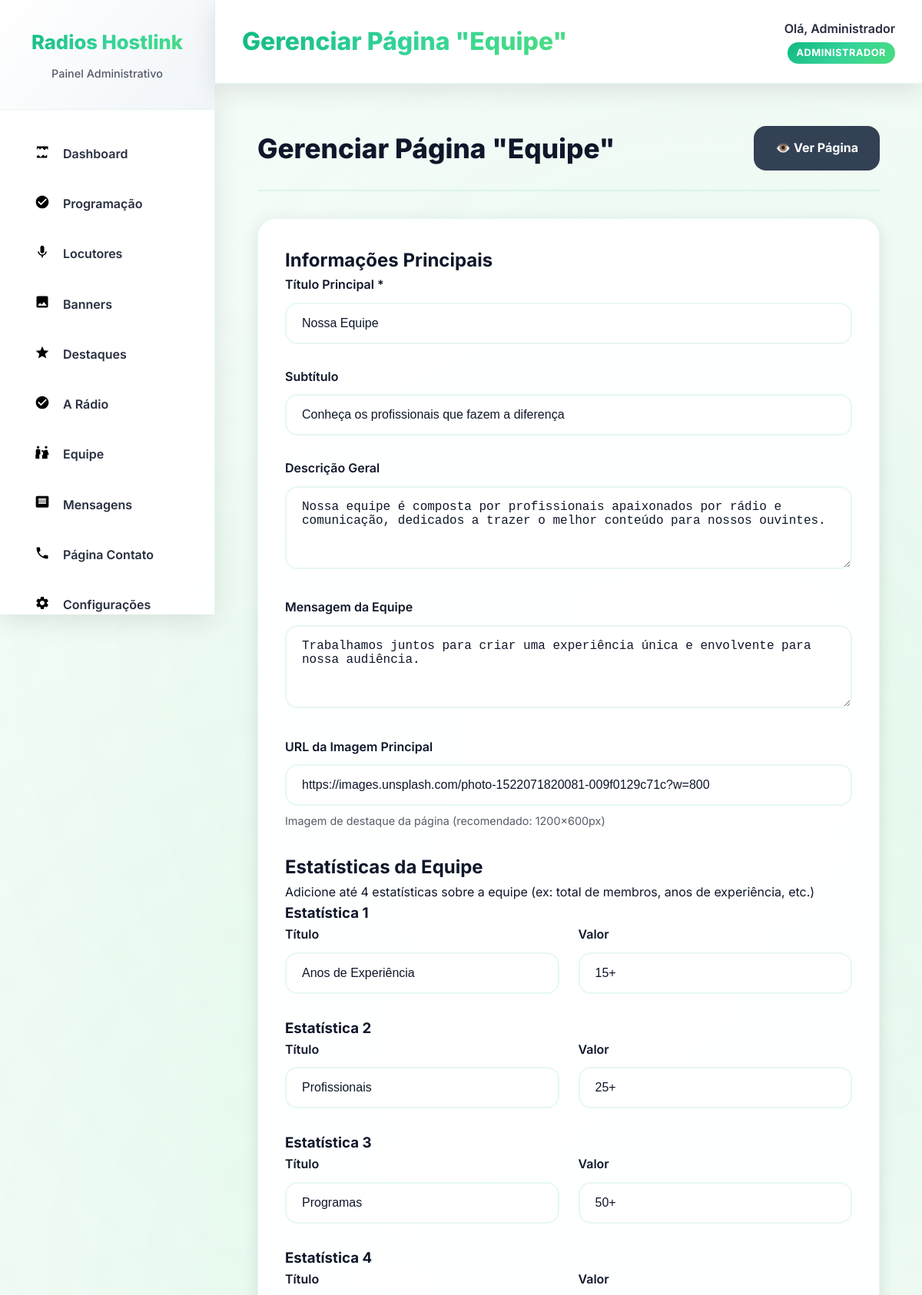
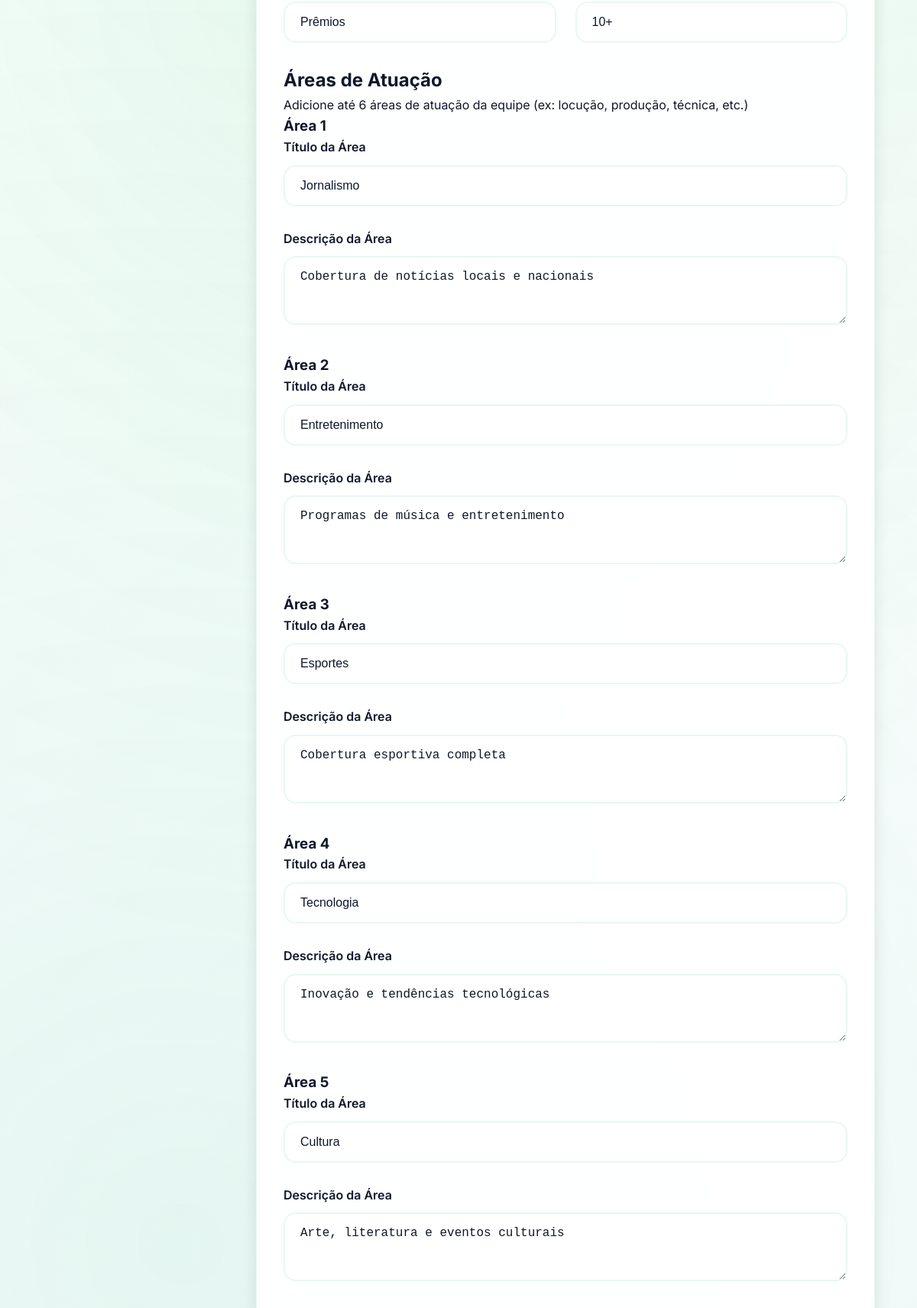
Page /admin/equipe (signed in, upper part) on the committed database (2 pictures, top to bottom).
### app.py (models this page shows)
class Configuracao(db.Model):
    id = db.Column(db.Integer, primary_key=True)
    chave = db.Column(db.String(100), nullable=False)
    valor = db.Column(db.Text)
    criado_em = db.Column(db.DateTime, default=datetime.utcnow)

class Usuario(UserMixin, db.Model):
    id = db.Column(db.Integer, primary_key=True)
    nome = db.Column(db.String(100), nullable=False)
    email = db.Column(db.String(100), unique=True, nullable=False)
    senha = db.Column(db.String(255), nullable=False)
    nivel = db.Column(db.String(20), default='admin')
    criado_em = db.Column(db.DateTime, default=datetime.utcnow)

class PaginaEquipe(db.Model):
    id = db.Column(db.Integer, primary_key=True)
    titulo = db.Column(db.String(200), nullable=False)
    subtitulo = db.Column(db.String(300))
    descricao = db.Column(db.Text)
    mensagem_equipe = db.Column(db.Text)
    imagem_principal = db.Column(db.String(255))
    estatisticas_equipe = db.Column(db.Text)  # JSON com estatísticas da equipe
    areas_atuacao = db.Column(db.Text)  # JSON com áreas de atuação
    convite_equipe = db.Column(db.Text)
    criado_em = db.Column(db.DateTime, default=datetime.utcnow)
    atualizado_em = db.Column(db.DateTime, default=datetime.utcnow, onupdate=datetime.utcnow)

### app.py (the view, shortened to what this page needs)
@app.route('/admin/equipe', methods=['GET', 'POST'])
@login_required
def admin_equipe():
    config = get_site_config()
    pagina_equipe = PaginaEquipe.query.first()
    return render_template('admin/equipe.html', config=config, pagina_equipe=pagina_equipe)

### app.py (called while the page is built)
@app.template_filter('from_json')
def from_json_filter(value):
    if value:
        try:
            return json.loads(value)
        except:
            return {}
    return {}

@login_manager.user_loader
def load_user(user_id):
    return Usuario.query.get(int(user_id))

### templates/admin/equipe.html (shortened to what this page needs)
{% extends "admin/base.html" %}
{% block page_title %}Gerenciar Página "Equipe"{% endblock %}
{% block content %}
<div class="form-container">
    <div class="form-header">
        <h1>Gerenciar Página "Equipe"</h1>
        <a href="{{ url_for('public.equipe') }}" target="_blank" class="btn btn-secondary">
            👁️ Ver Página
        </a>
    </div>
    <form method="POST" class="admin-form">
        <div class="config-section">
            <h2>Informações Principais</h2>
            <div class="form-group">
                <label for="titulo">Título Principal *</label>
                <input type="text" id="titulo" name="titulo" value="{{ pagina_equipe.titulo if pagina_equipe else '' }}" required>
            </div>
            <div class="form-group">
                <label for="subtitulo">Subtítulo</label>
                <input type="text" id="subtitulo" name="subtitulo" value="{{ pagina_equipe.subtitulo if pagina_equipe else '' }}"
                       placeholder="Uma breve descrição da equipe">
            </div>
            <div class="form-group">
                <label for="descricao">Descrição Geral</label>
                <textarea id="descricao" name="descricao" rows="4" placeholder="Descreva a equipe de forma geral...">{{ pagina_equipe.descricao if pagina_equipe else '' }}</textarea>
            </div>
            <div class="form-group">
                <label for="mensagem_equipe">Mensagem da Equipe</label>
                <textarea id="mensagem_equipe" name="mensagem_equipe" rows="4" placeholder="Uma mensagem especial da equipe...">{{ pagina_equipe.mensagem_equipe if pagina_equipe else '' }}</textarea>
            </div>
            <div class="form-group">
                <label for="imagem_principal">URL da Imagem Principal</label>
                <input type="url" id="imagem_principal" name="imagem_principal" value="{{ pagina_equipe.imagem_principal if pagina_equipe else '' }}"
                       placeholder="https://exemplo.com/imagem-equipe.jpg">
                <small>Imagem de destaque da página (recomendado: 1200x600px)</small>
            </div>
        </div>
        <div class="config-section">
            <h2>Estatísticas da Equipe</h2>
            <p>Adicione até 4 estatísticas sobre a equipe (ex: total de membros, anos de experiência, etc.)</p>
            {% set estatisticas_equipe = {} %}
            {% if pagina_equipe and pagina_equipe.estatisticas_equipe %}
                {% set estatisticas_equipe = pagina_equipe.estatisticas_equipe | from_json %}
            {% endif %}
            {% for i in range(1, 5) %}
            <div class="estatistica-item">
                <h3>Estatística {{ i }}</h3>
                <div class="form-row">
                    <div class="form-group">
                        <label for="estatistica_equipe_{{ i }}_titulo">Título</label>
                        <input type="text" id="estatistica_equipe_{{ i }}_titulo" name="estatistica_equipe_{{ i }}_titulo"
                               value="{{ estatisticas_equipe.get('estatistica_equipe_' + i|string, {}).get('titulo', '') }}"
                               placeholder="Ex: Membros da Equipe">
                    </div>
                    <div class="form-group">
                        <label for="estatistica_equipe_{{ i }}_valor">Valor</label>
                        <input type="text" id="estatistica_equipe_{{ i }}_valor" name="estatistica_equipe_{{ i }}_valor"
                               value="{{ estatisticas_equipe.get('estatistica_equipe_' + i|string, {}).get('valor', '') }}"
                               placeholder="Ex: 15">
                    </div>
                </div>
            </div>
            {% endfor %}
        </div>
        <div class="config-section">
            <h2>Áreas de Atuação</h2>
            <p>Adicione até 6 áreas de atuação da equipe (ex: locução, produção, técnica, etc.)</p>
            {% set areas_atuacao = {} %}
            {% if pagina_equipe and pagina_equipe.areas_atuacao %}
                {% set areas_atuacao = pagina_equipe.areas_atuacao | from_json %}
            {% endif %}
            {% for i in range(1, 7) %}
            <div class="area-item">
                <h3>Área {{ i }}</h3>
                <div class="form-group">
                    <label for="area_{{ i }}_titulo">Título da Área</label>
                    <input type="text" id="area_{{ i }}_titulo" name="area_{{ i }}_titulo"
                           value="{{ areas_atuacao.get('area_' + i|string, {}).get('titulo', '') }}"
                           placeholder="Ex: Locução">
                </div>
                <div class="form-group">
                    <label for="area_{{ i }}_descricao">Descrição da Área</label>
                    <textarea id="area_{{ i }}_descricao" name="area_{{ i }}_descricao" rows="3"
                              placeholder="Descreva as responsabilidades desta área...">{{ areas_atuacao.get('area_' + i|string, {}).get('descricao', '') }}</textarea>
                </div>
            </div>
            {% endfor %}
        </div>
    </form>
</div>
{% endblock %}

### templates/admin/base.html (shortened to what this page needs)
<!DOCTYPE html>
<html lang="pt-br">
<head>
    <link rel="stylesheet" href="{{ url_for('static', filename='css/admin.css') }}">
    <link rel="stylesheet" href="{{ url_for('static', filename='icons/icons.css') }}">
</head>
<body class="admin">
    <aside class="sidebar">
        <div class="sidebar-header">
            <h2>{{ config.nome_site }}</h2>
            <p>Painel Administrativo</p>
        </div>
        <nav class="sidebar-nav">
            <a href="{{ url_for('admin.dashboard') }}" class="nav-item {% if request.endpoint == 'admin.dashboard' %}active{% endif %}">
                <span class="nav-icon icon-chart"></span>
                <span class="nav-text">Dashboard</span>
            </a>
            <a href="{{ url_for('admin.programacao') }}" class="nav-item {% if request.endpoint.startswith('admin.programacao') %}active{% endif %}">
                <span class="nav-icon icon-radio"></span>
                <span class="nav-text">Programação</span>
            </a>
            <a href="{{ url_for('admin.locutores') }}" class="nav-item {% if request.endpoint.startswith('admin.locutores') %}active{% endif %}">
                <span class="nav-icon icon-microphone"></span>
                <span class="nav-text">Locutores</span>
            </a>
            <a href="{{ url_for('admin.banners') }}" class="nav-item {% if request.endpoint.startswith('admin.banners') %}active{% endif %}">
                <span class="nav-icon icon-image"></span>
                <span class="nav-text">Banners</span>
            </a>
            <a href="{{ url_for('admin.destaques') }}" class="nav-item {% if request.endpoint.startswith('admin.destaques') %}active{% endif %}">
                <span class="nav-icon icon-star"></span>
                <span class="nav-text">Destaques</span>
            </a>
            <a href="{{ url_for('admin.a_radio') }}" class="nav-item {% if request.endpoint == 'admin.a_radio' %}active{% endif %}">
                <span class="nav-icon icon-radio"></span>
                <span class="nav-text">A Rádio</span>
            </a>
            <a href="{{ url_for('admin.equipe') }}" class="nav-item {% if request.endpoint == 'admin.equipe' %}active{% endif %}">
                <span class="nav-icon icon-users"></span>
                <span class="nav-text">Equipe</span>
            </a>
            <a href="{{ url_for('admin.mensagens') }}" class="nav-item {% if request.endpoint == 'admin.mensagens' %}active{% endif %}">
                <span class="nav-icon icon-message"></span>
                <span class="nav-text">Mensagens</span>
            </a>
            <a href="{{ url_for('admin.contato') }}" class="nav-item {% if request.endpoint == 'admin.contato' %}active{% endif %}">
                <span class="nav-icon icon-phone"></span>
                <span class="nav-text">Página Contato</span>
            </a>
            <a href="{{ url_for('admin.configuracoes') }}" class="nav-item {% if request.endpoint == 'admin.configuracoes' %}active{% endif %}">
                <span class="nav-icon icon-settings"></span>
                <span class="nav-text">Configurações</span>
            </a>
        </nav>
    </aside>
    <main class="main-content">
        <header class="top-bar">
            <div class="top-bar-left">
                <h1>{% block page_title %}Dashboard{% endblock %}</h1>
            </div>
            <div class="top-bar-right">
                <div class="user-info">
                    <span>Olá, {{ current_user.nome }}</span>
                    <div class="user-role">Administrador</div>
                </div>
            </div>
        </header>
        <div class="page-content">
            {% block content %}{% endblock %}
        </div>
    </main>
</body>
</html>

### templates/admin/base.html (style rules this page uses)
:root { --fonte: 'Inter', 'Roboto', -apple-system, BlinkMacSystemFont, sans-serif; }

### rows in the picture
Configuracao: nome_site "Radios Hostlink"
Usuario: nome "Administrador"
PaginaEquipe: titulo "Nossa Equipe", subtitulo "Conheça os profissionais que fazem a diferença", descricao "Nossa equipe é composta por profissionais apaixonados por rádio e comunicação, dedicados a trazer o melhor conteúdo para nossos ouvintes.", mensagem_equipe "Trabalhamos juntos para criar uma experiência única e envolvente para nossa audiência.", imagem_principal "https://images.unsplash.com/photo-1522071820081-009f0129c71c?w=800"

### other values in the picture
{{ i }} "1" "2" "3" "4"
{{ i }} "1" "2" "3" "4" "5"
